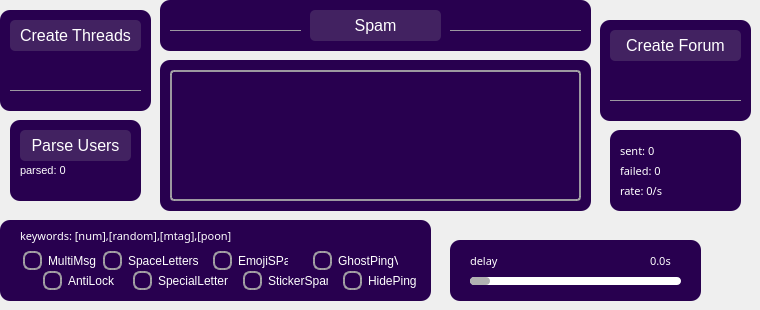
    <widget class="QWidget" name="pageGuildSpammer">
     <widget class="QFrame" name="frameMS">
      <property name="geometry">
       <rect>
        <x>160</x>
        <y>60</y>
        <width>431</width>
        <height>151</height>
       </rect>
      </property>
      <property name="styleSheet">
       <string notr="true">QFrame {
    background-color: #28004F; /* Use an even darker shade of purple */
    border-radius: 10px;
}</string>
      </property>
      <property name="frameShape">
       <enum>QFrame::StyledPanel</enum>
      </property>
      <property name="frameShadow">
       <enum>QFrame::Raised</enum>
      </property>
      <widget class="QTextEdit" name="textEditGS_SpamMessage">
       <property name="geometry">
        <rect>
         <x>10</x>
         <y>10</y>
         <width>411</width>
         <height>131</height>
        </rect>
       </property>
       <property name="styleSheet">
        <string notr="true">QTextEdit {
    background: transparent; /* Transparent background */
    border: 2px solid rgba(169, 169, 169, 0.9); /* Border color &quot;#8677C3&quot; */
    border-radius: 4px; /* Rounded corners with a 10px radius */
    color: white;
}</string>
       </property>
      </widget>
     </widget>
     <widget class="QFrame" name="frameMS_3">
      <property name="geometry">
       <rect>
        <x>600</x>
        <y>20</y>
        <width>151</width>
        <height>101</height>
       </rect>
      </property>
      <property name="styleSheet">
       <string notr="true">QFrame {
    background-color: #28004F; /* Use an even darker shade of purple */
    border-radius: 10px;
}</string>
      </property>
      <property name="frameShape">
       <enum>QFrame::StyledPanel</enum>
      </property>
      <property name="frameShadow">
       <enum>QFrame::Raised</enum>
      </property>
      <widget class="QPushButton" name="pushButtonGS_StartCreateForum">
       <property name="geometry">
        <rect>
         <x>10</x>
         <y>10</y>
         <width>131</width>
         <height>31</height>
        </rect>
       </property>
       <property name="font">
        <font>
         <pointsize>12</pointsize>
        </font>
       </property>
       <property name="styleSheet">
        <string notr="true">QPushButton {
    border: none; /* No border */
    border-radius: 5px; /* Rounded corners */
    background: rgba(169, 169, 169, 0.2); /* Slightly transparent background */
    padding: 5px 10px;
    color: #FFFFFF; /* White text color */
    font-size: 12pt; /* Font size */
}

QPushButton:hover {
    background: rgba(169, 169, 169, 0.3); /* Light purple background on hover */
    color: #FFFFFF; /* White text color on hover */
}
</string>
       </property>
       <property name="text">
        <string>Create Forum</string>
       </property>
      </widget>
      <widget class="QLineEdit" name="lineEditGS_ForumName">
       <property name="geometry">
        <rect>
         <x>10</x>
         <y>50</y>
         <width>131</width>
         <height>31</height>
        </rect>
       </property>
       <property name="styleSheet">
        <string notr="true">QLineEdit {
    border: none;            /* No border */
    background: transparent; /* Transparent background */
    color: #FFF;          /* White text color */
    border-bottom: 1px solid rgba(169, 169, 169, 0.9); /* Underline effect */
}
</string>
       </property>
      </widget>
     </widget>
     <widget class="QFrame" name="frameMS_2">
      <property name="geometry">
       <rect>
        <x>0</x>
        <y>10</y>
        <width>151</width>
        <height>101</height>
       </rect>
      </property>
      <property name="styleSheet">
       <string notr="true">QFrame {
    background-color: #28004F; /* Use an even darker shade of purple */
    border-radius: 10px;
}</string>
      </property>
      <property name="frameShape">
       <enum>QFrame::StyledPanel</enum>
      </property>
      <property name="frameShadow">
       <enum>QFrame::Raised</enum>
      </property>
      <widget class="QPushButton" name="pushButtonGS_StartCreateThreads">
       <property name="geometry">
        <rect>
         <x>10</x>
         <y>10</y>
         <width>131</width>
         <height>31</height>
        </rect>
       </property>
       <property name="font">
        <font>
         <pointsize>12</pointsize>
        </font>
       </property>
       <property name="styleSheet">
        <string notr="true">QPushButton {
    border: none; /* No border */
    border-radius: 5px; /* Rounded corners */
    background: rgba(169, 169, 169, 0.2); /* Slightly transparent background */
    padding: 5px 10px;
    color: #FFFFFF; /* White text color */
    font-size: 12pt; /* Font size */
}

QPushButton:hover {
    background: rgba(169, 169, 169, 0.3); /* Light purple background on hover */
    color: #FFFFFF; /* White text color on hover */
}
</string>
       </property>
       <property name="text">
        <string>Create Threads</string>
       </property>
      </widget>
      <widget class="QLineEdit" name="lineEditGS_ThreadName">
       <property name="geometry">
        <rect>
         <x>10</x>
         <y>50</y>
         <width>131</width>
         <height>31</height>
        </rect>
       </property>
       <property name="styleSheet">
        <string notr="true">QLineEdit {
    border: none;            /* No border */
    background: transparent; /* Transparent background */
    color: #FFF;          /* White text color */
    border-bottom: 1px solid rgba(169, 169, 169, 0.9); /* Underline effect */
}
</string>
       </property>
      </widget>
     </widget>
     <widget class="QFrame" name="frameMS_4">
      <property name="geometry">
       <rect>
        <x>10</x>
        <y>120</y>
        <width>131</width>
        <height>81</height>
       </rect>
      </property>
      <property name="styleSheet">
       <string notr="true">QFrame {
    background-color: #28004F; /* Use an even darker shade of purple */
    border-radius: 10px;
}</string>
      </property>
      <property name="frameShape">
       <enum>QFrame::StyledPanel</enum>
      </property>
      <property name="frameShadow">
       <enum>QFrame::Raised</enum>
      </property>
      <widget class="QPushButton" name="pushButtonGS_StartParseUsers">
       <property name="geometry">
        <rect>
         <x>10</x>
         <y>10</y>
         <width>111</width>
         <height>31</height>
        </rect>
       </property>
       <property name="font">
        <font>
         <pointsize>12</pointsize>
        </font>
       </property>
       <property name="styleSheet">
        <string notr="true">QPushButton {
    border: none; /* No border */
    border-radius: 5px; /* Rounded corners */
    background: rgba(169, 169, 169, 0.2); /* Slightly transparent background */
    padding: 5px 10px;
    color: #FFFFFF; /* White text color */
    font-size: 12pt; /* Font size */
}

QPushButton:hover {
    background: rgba(169, 169, 169, 0.3); /* Light purple background on hover */
    color: #FFFFFF; /* White text color on hover */
}
</string>
       </property>
       <property name="text">
        <string>Parse Users</string>
       </property>
      </widget>
      <widget class="QLabel" name="labelGS_ParsedCount">
       <property name="geometry">
        <rect>
         <x>10</x>
         <y>40</y>
         <width>61</width>
         <height>21</height>
        </rect>
       </property>
       <property name="font">
        <font>
         <family>Segoe UI Historic</family>
         <pointsize>8</pointsize>
         <weight>50</weight>
         <bold>false</bold>
        </font>
       </property>
       <property name="styleSheet">
        <string notr="true">QLabel {
    background: none;
    color: #FFF; /* Transparent font color */
}</string>
       </property>
       <property name="text">
        <string>parsed: 0</string>
       </property>
      </widget>
     </widget>
     <widget class="QFrame" name="frameMS_5">
      <property name="geometry">
       <rect>
        <x>0</x>
        <y>220</y>
        <width>431</width>
        <height>81</height>
       </rect>
      </property>
      <property name="styleSheet">
       <string notr="true">QFrame {
    background-color: #28004F; /* Use an even darker shade of purple */
    border-radius: 10px;
}</string>
      </property>
      <property name="frameShape">
       <enum>QFrame::StyledPanel</enum>
      </property>
      <property name="frameShadow">
       <enum>QFrame::Raised</enum>
      </property>
      <widget class="QCheckBox" name="checkBoxGS_MultiMsg">
       <property name="geometry">
        <rect>
         <x>20</x>
         <y>30</y>
         <width>81</width>
         <height>21</height>
        </rect>
       </property>
       <property name="styleSheet">
        <string notr="true">QCheckBox {
                background: transparent;
                padding: 3px;
				color: #FFF;
            }
            QCheckBox::indicator {
                border: 2px solid  rgba(169, 169, 169, 0.9);
                width: 15px;
                height: 15px;
                border-radius: 7px;
            }
            QCheckBox::indicator:checked {
                background:  rgba(169, 169, 169, 0.9);
            }</string>
       </property>
       <property name="text">
        <string>MultiMsg</string>
       </property>
      </widget>
      <widget class="QCheckBox" name="checkBoxGS_AntiLock">
       <property name="geometry">
        <rect>
         <x>40</x>
         <y>50</y>
         <width>81</width>
         <height>21</height>
        </rect>
       </property>
       <property name="styleSheet">
        <string notr="true">QCheckBox {
                background: transparent;
                padding: 3px;
				color: #FFF;
            }
            QCheckBox::indicator {
                border: 2px solid  rgba(169, 169, 169, 0.9);
                width: 15px;
                height: 15px;
                border-radius: 7px;
            }
            QCheckBox::indicator:checked {
                background:  rgba(169, 169, 169, 0.9);
            }</string>
       </property>
       <property name="text">
        <string>AntiLock</string>
       </property>
      </widget>
      <widget class="QCheckBox" name="checkBoxGS_SpaceLetters">
       <property name="geometry">
        <rect>
         <x>100</x>
         <y>30</y>
         <width>101</width>
         <height>21</height>
        </rect>
       </property>
       <property name="styleSheet">
        <string notr="true">QCheckBox {
                background: transparent;
                padding: 3px;
				color: #FFF;
            }
            QCheckBox::indicator {
                border: 2px solid  rgba(169, 169, 169, 0.9);
                width: 15px;
                height: 15px;
                border-radius: 7px;
            }
            QCheckBox::indicator:checked {
                background:  rgba(169, 169, 169, 0.9);
            }</string>
       </property>
       <property name="text">
        <string>SpaceLetters</string>
       </property>
      </widget>
      <widget class="QCheckBox" name="checkBoxGS_SpecialLetters">
       <property name="geometry">
        <rect>
         <x>130</x>
         <y>50</y>
         <width>101</width>
         <height>21</height>
        </rect>
       </property>
       <property name="styleSheet">
        <string notr="true">QCheckBox {
                background: transparent;
                padding: 3px;
				color: #FFF;
            }
            QCheckBox::indicator {
                border: 2px solid  rgba(169, 169, 169, 0.9);
                width: 15px;
                height: 15px;
                border-radius: 7px;
            }
            QCheckBox::indicator:checked {
                background:  rgba(169, 169, 169, 0.9);
            }</string>
       </property>
       <property name="text">
        <string>SpecialLetters</string>
       </property>
      </widget>
      <widget class="QCheckBox" name="checkBoxGS_EmojiSpam">
       <property name="geometry">
        <rect>
         <x>210</x>
         <y>30</y>
         <width>81</width>
         <height>21</height>
        </rect>
       </property>
       <property name="styleSheet">
        <string notr="true">QCheckBox {
                background: transparent;
                padding: 3px;
				color: #FFF;
            }
            QCheckBox::indicator {
                border: 2px solid  rgba(169, 169, 169, 0.9);
                width: 15px;
                height: 15px;
                border-radius: 7px;
            }
            QCheckBox::indicator:checked {
                background:  rgba(169, 169, 169, 0.9);
            }</string>
       </property>
       <property name="text">
        <string>EmojiSPam</string>
       </property>
      </widget>
      <widget class="QCheckBox" name="checkBoxGS_StickerSpam">
       <property name="geometry">
        <rect>
         <x>240</x>
         <y>50</y>
         <width>91</width>
         <height>21</height>
        </rect>
       </property>
       <property name="styleSheet">
        <string notr="true">QCheckBox {
                background: transparent;
                padding: 3px;
				color: #FFF;
            }
            QCheckBox::indicator {
                border: 2px solid  rgba(169, 169, 169, 0.9);
                width: 15px;
                height: 15px;
                border-radius: 7px;
            }
            QCheckBox::indicator:checked {
                background:  rgba(169, 169, 169, 0.9);
            }</string>
       </property>
       <property name="text">
        <string>StickerSpam</string>
       </property>
      </widget>
      <widget class="QCheckBox" name="checkBoxGS_GhostPing">
       <property name="geometry">
        <rect>
         <x>310</x>
         <y>30</y>
         <width>91</width>
         <height>21</height>
        </rect>
       </property>
       <property name="styleSheet">
        <string notr="true">QCheckBox {
                background: transparent;
                padding: 3px;
				color: #FFF;
            }
            QCheckBox::indicator {
                border: 2px solid  rgba(169, 169, 169, 0.9);
                width: 15px;
                height: 15px;
                border-radius: 7px;
            }
            QCheckBox::indicator:checked {
                background:  rgba(169, 169, 169, 0.9);
            }</string>
       </property>
       <property name="text">
        <string>GhostPingV2</string>
       </property>
      </widget>
      <widget class="QCheckBox" name="checkBoxGS_HidePing">
       <property name="geometry">
        <rect>
         <x>340</x>
         <y>50</y>
         <width>81</width>
         <height>21</height>
        </rect>
       </property>
       <property name="styleSheet">
        <string notr="true">QCheckBox {
                background: transparent;
                padding: 3px;
				color: #FFF;
            }
            QCheckBox::indicator {
                border: 2px solid  rgba(169, 169, 169, 0.9);
                width: 15px;
                height: 15px;
                border-radius: 7px;
            }
            QCheckBox::indicator:checked {
                background:  rgba(169, 169, 169, 0.9);
            }</string>
       </property>
       <property name="text">
        <string>HidePing</string>
       </property>
      </widget>
      <widget class="QLabel" name="labelGS_KeyWords">
       <property name="geometry">
        <rect>
         <x>20</x>
         <y>0</y>
         <width>261</width>
         <height>31</height>
        </rect>
       </property>
       <property name="font">
        <font>
         <family>Leelawadee UI Semilight</family>
         <pointsize>8</pointsize>
         <weight>50</weight>
         <bold>false</bold>
        </font>
       </property>
       <property name="styleSheet">
        <string notr="true">QLabel {
    background: none;
    color: #FFF; /* Transparent font color */
}</string>
       </property>
       <property name="text">
        <string>keywords: [num],[random],[mtag],[poon]</string>
       </property>
      </widget>
     </widget>
     <widget class="QFrame" name="frameMS_6">
      <property name="geometry">
       <rect>
        <x>450</x>
        <y>240</y>
        <width>251</width>
        <height>61</height>
       </rect>
      </property>
      <property name="styleSheet">
       <string notr="true">QFrame {
    background-color: #28004F; /* Use an even darker shade of purple */
    border-radius: 10px;
}</string>
      </property>
      <property name="frameShape">
       <enum>QFrame::StyledPanel</enum>
      </property>
      <property name="frameShadow">
       <enum>QFrame::Raised</enum>
      </property>
      <widget class="QSlider" name="horizontalSliderGS_Delay">
       <property name="geometry">
        <rect>
         <x>20</x>
         <y>30</y>
         <width>211</width>
         <height>22</height>
        </rect>
       </property>
       <property name="styleSheet">
        <string notr="true">QSlider::groove:horizontal {
    background: #FFFFFF; /* White line */
    border: none; /* No border */
    height: 8px; /* Adjust the height as needed */
    border-radius: 4px; /* Rounded corners with a 4px radius */
}

QSlider::handle:horizontal {
    background: rgba(169, 169, 169, 0.9); /* Slider marker color #8677C3 */
    width: 20px; /* Adjust the width as needed */
    border: none; /* No border */
    border-radius: 4px; /* Rounded corners with a 4px radius */
}</string>
       </property>
       <property name="orientation">
        <enum>Qt::Horizontal</enum>
       </property>
      </widget>
      <widget class="QLabel" name="labelGS_Delay">
       <property name="geometry">
        <rect>
         <x>20</x>
         <y>10</y>
         <width>31</width>
         <height>21</height>
        </rect>
       </property>
       <property name="font">
        <font>
         <family>Leelawadee UI Semilight</family>
         <pointsize>8</pointsize>
         <weight>50</weight>
         <bold>false</bold>
        </font>
       </property>
       <property name="styleSheet">
        <string notr="true">QLabel {
    background: none;
    color: #FFF; /* Transparent font color */
}</string>
       </property>
       <property name="text">
        <string>delay</string>
       </property>
      </widget>
      <widget class="QLabel" name="labelGS_DelayCount">
       <property name="geometry">
        <rect>
         <x>200</x>
         <y>10</y>
         <width>31</width>
         <height>21</height>
        </rect>
       </property>
       <property name="font">
        <font>
         <family>Leelawadee UI Semilight</family>
         <pointsize>8</pointsize>
         <weight>50</weight>
         <bold>false</bold>
        </font>
       </property>
       <property name="styleSheet">
        <string notr="true">QLabel {
    background: none;
    color: #FFF; /* Transparent font color */
}</string>
       </property>
       <property name="text">
        <string>0.0s</string>
       </property>
      </widget>
     </widget>
     <widget class="QFrame" name="frameMS_7">
      <property name="geometry">
       <rect>
        <x>610</x>
        <y>130</y>
        <width>131</width>
        <height>81</height>
       </rect>
      </property>
      <property name="styleSheet">
       <string notr="true">QFrame {
    background-color: #28004F; /* Use an even darker shade of purple */
    border-radius: 10px;
}</string>
      </property>
      <property name="frameShape">
       <enum>QFrame::StyledPanel</enum>
      </property>
      <property name="frameShadow">
       <enum>QFrame::Raised</enum>
      </property>
      <widget class="QLabel" name="labelGS_SentMessageCount">
       <property name="geometry">
        <rect>
         <x>10</x>
         <y>10</y>
         <width>61</width>
         <height>21</height>
        </rect>
       </property>
       <property name="font">
        <font>
         <family>Leelawadee UI Semilight</family>
         <pointsize>8</pointsize>
         <weight>50</weight>
         <bold>false</bold>
        </font>
       </property>
       <property name="styleSheet">
        <string notr="true">QLabel {
    background: none;
    color: #FFF; /* Transparent font color */
}</string>
       </property>
       <property name="text">
        <string>sent: 0</string>
       </property>
      </widget>
      <widget class="QLabel" name="labelGS_FailedMessageCount">
       <property name="geometry">
        <rect>
         <x>10</x>
         <y>30</y>
         <width>61</width>
         <height>21</height>
        </rect>
       </property>
       <property name="font">
        <font>
         <family>Leelawadee UI Semilight</family>
         <pointsize>8</pointsize>
         <weight>50</weight>
         <bold>false</bold>
        </font>
       </property>
       <property name="styleSheet">
        <string notr="true">QLabel {
    background: none;
    color: #FFF; /* Transparent font color */
}</string>
       </property>
       <property name="text">
        <string>failed: 0</string>
       </property>
      </widget>
      <widget class="QLabel" name="labelGS_RatePerSecondCount">
       <property name="geometry">
        <rect>
         <x>10</x>
         <y>50</y>
         <width>61</width>
         <height>21</height>
        </rect>
       </property>
       <property name="font">
        <font>
         <family>Leelawadee UI Semilight</family>
         <pointsize>8</pointsize>
         <weight>50</weight>
         <bold>false</bold>
        </font>
       </property>
       <property name="styleSheet">
        <string notr="true">QLabel {
    background: none;
    color: #FFF; /* Transparent font color */
}</string>
       </property>
       <property name="text">
        <string>rate: 0/s</string>
       </property>
      </widget>
     </widget>
     <widget class="QFrame" name="frameMS_8">
      <property name="geometry">
       <rect>
        <x>160</x>
        <y>0</y>
        <width>431</width>
        <height>51</height>
       </rect>
      </property>
      <property name="styleSheet">
       <string notr="true">QFrame {
    background-color: #28004F; /* Use an even darker shade of purple */
    border-radius: 10px;
}</string>
      </property>
      <property name="frameShape">
       <enum>QFrame::StyledPanel</enum>
      </property>
      <property name="frameShadow">
       <enum>QFrame::Raised</enum>
      </property>
      <widget class="QLineEdit" name="lineEditGS_ChannelId">
       <property name="geometry">
        <rect>
         <x>10</x>
         <y>0</y>
         <width>131</width>
         <height>31</height>
        </rect>
       </property>
       <property name="styleSheet">
        <string notr="true">QLineEdit {
    border: none;            /* No border */
    background: transparent; /* Transparent background */
    color: #FFF;          /* White text color */
    border-bottom: 1px solid rgba(169, 169, 169, 0.9); /* Underline effect */
}
</string>
       </property>
      </widget>
      <widget class="QPushButton" name="pushButtonGS_StartSpam">
       <property name="geometry">
        <rect>
         <x>150</x>
         <y>10</y>
         <width>131</width>
         <height>31</height>
        </rect>
       </property>
       <property name="font">
        <font>
         <pointsize>12</pointsize>
        </font>
       </property>
       <property name="styleSheet">
        <string notr="true">QPushButton {
    border: none; /* No border */
    border-radius: 5px; /* Rounded corners */
    background: rgba(169, 169, 169, 0.2); /* Slightly transparent background */
    padding: 5px 10px;
    color: #FFFFFF; /* White text color */
    font-size: 12pt; /* Font size */
}

QPushButton:hover {
    background: rgba(169, 169, 169, 0.3); /* Light purple background on hover */
    color: #FFFFFF; /* White text color on hover */
}
</string>
       </property>
       <property name="text">
        <string>Spam</string>
       </property>
      </widget>
      <widget class="QLineEdit" name="lineEditGS_GuildId">
       <property name="geometry">
        <rect>
         <x>290</x>
         <y>0</y>
         <width>131</width>
         <height>31</height>
        </rect>
       </property>
       <property name="styleSheet">
        <string notr="true">QLineEdit {
    border: none;            /* No border */
    background: transparent; /* Transparent background */
    color: #FFF;          /* White text color */
    border-bottom: 1px solid rgba(169, 169, 169, 0.9); /* Underline effect */
}
</string>
       </property>
      </widget>
     </widget>
    </widget>
